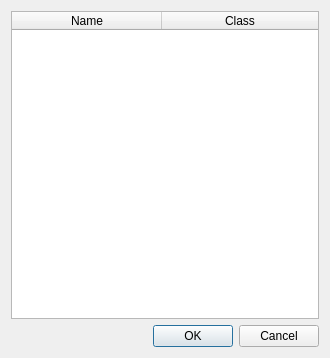
<?xml version="1.0" encoding="UTF-8"?>
<ui version="4.0">
 <class>AttribDialog</class>
 <widget class="QDialog" name="AttribDialog">
  <property name="geometry">
   <rect>
    <x>0</x>
    <y>0</y>
    <width>330</width>
    <height>358</height>
   </rect>
  </property>
  <property name="windowTitle">
   <string>Add attributes</string>
  </property>
  <layout class="QVBoxLayout" name="verticalLayout_2">
   <item>
    <layout class="QVBoxLayout" name="verticalLayout">
     <item>
      <widget class="QTableWidget" name="attribList">
       <property name="rowCount">
        <number>0</number>
       </property>
       <property name="columnCount">
        <number>2</number>
       </property>
       <attribute name="horizontalHeaderVisible">
        <bool>true</bool>
       </attribute>
       <attribute name="horizontalHeaderDefaultSectionSize">
        <number>150</number>
       </attribute>
       <attribute name="horizontalHeaderStretchLastSection">
        <bool>true</bool>
       </attribute>
       <attribute name="verticalHeaderVisible">
        <bool>false</bool>
       </attribute>
       <attribute name="verticalHeaderDefaultSectionSize">
        <number>20</number>
       </attribute>
       <column>
        <property name="text">
         <string>Name</string>
        </property>
       </column>
       <column>
        <property name="text">
         <string>Class</string>
        </property>
       </column>
      </widget>
     </item>
    </layout>
   </item>
   <item>
    <widget class="QDialogButtonBox" name="buttonBox">
     <property name="orientation">
      <enum>Qt::Horizontal</enum>
     </property>
     <property name="standardButtons">
      <set>QDialogButtonBox::Cancel|QDialogButtonBox::Ok</set>
     </property>
    </widget>
   </item>
  </layout>
 </widget>
 <resources/>
 <connections>
  <connection>
   <sender>buttonBox</sender>
   <signal>accepted()</signal>
   <receiver>AttribDialog</receiver>
   <slot>accept()</slot>
   <hints>
    <hint type="sourcelabel">
     <x>248</x>
     <y>254</y>
    </hint>
    <hint type="destinationlabel">
     <x>157</x>
     <y>274</y>
    </hint>
   </hints>
  </connection>
  <connection>
   <sender>buttonBox</sender>
   <signal>rejected()</signal>
   <receiver>AttribDialog</receiver>
   <slot>reject()</slot>
   <hints>
    <hint type="sourcelabel">
     <x>316</x>
     <y>260</y>
    </hint>
    <hint type="destinationlabel">
     <x>286</x>
     <y>274</y>
    </hint>
   </hints>
  </connection>
 </connections>
</ui>
